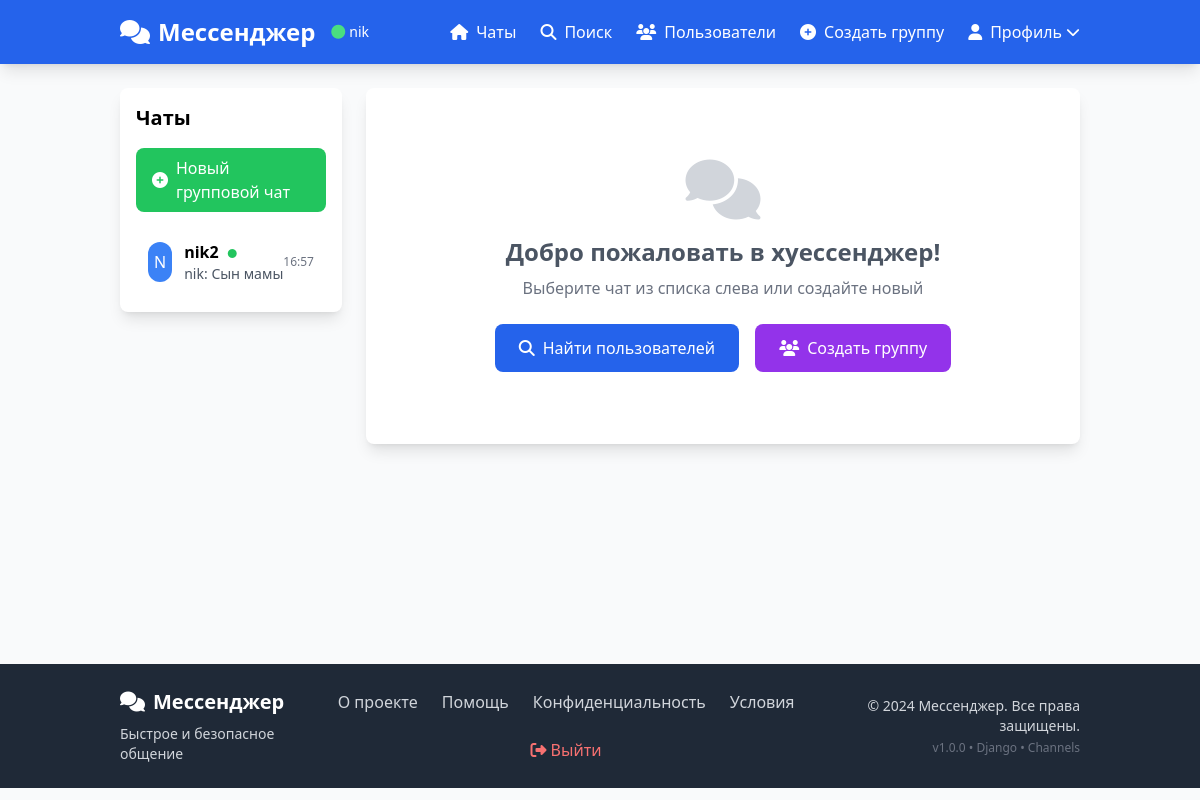
/ (signed in), run on an earlier commit of the app's database.
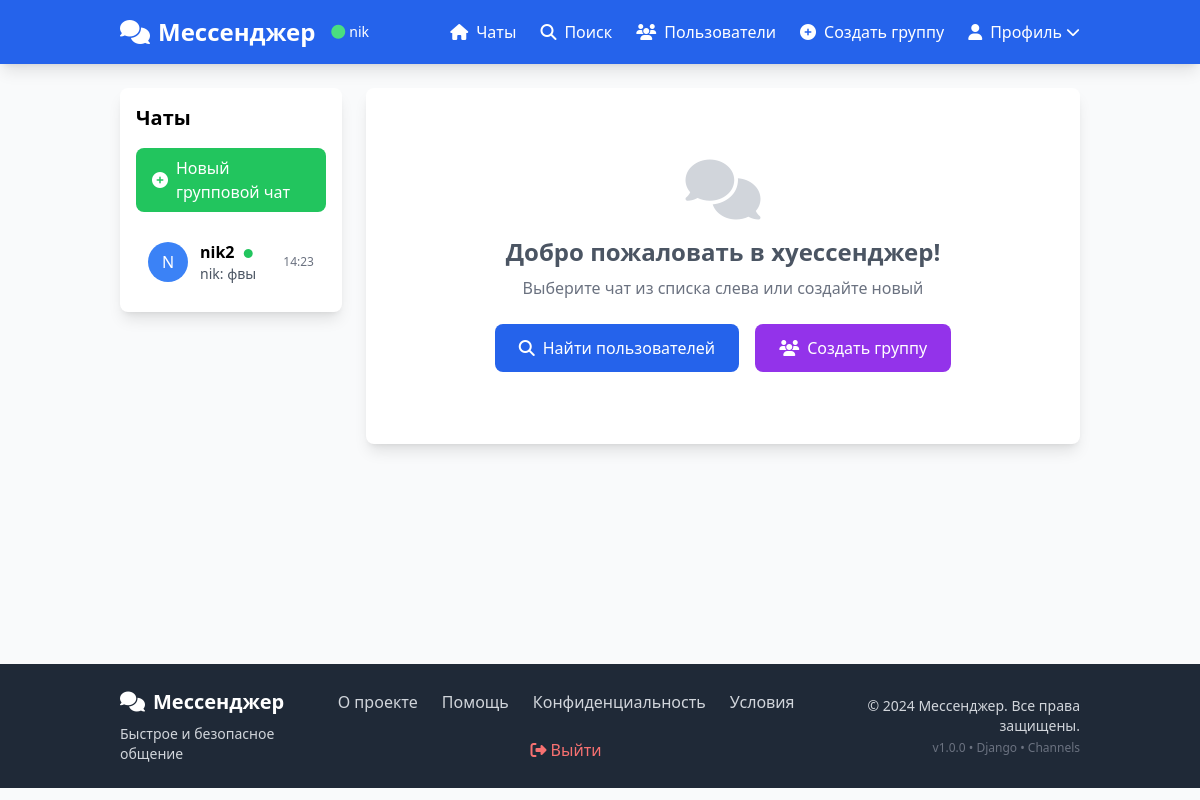
And on a later commit of the database.
### messenger/models.py (models this page shows, shortened)
class ChatRoom(models.Model):
    name = models.CharField(
        max_length=255,
        blank=True,
        null=True,
        verbose_name="Название чата"
    )
    participants = models.ManyToManyField(
        settings.AUTH_USER_MODEL,
        related_name='chatrooms'
    )
    is_group = models.BooleanField(
        default=False,
        verbose_name="Групповой чат"
    )
    created_at = models.DateTimeField(
        auto_now_add=True
    )
    updated_at = models.DateTimeField(
        auto_now=True
    )
    total_media_files = models.IntegerField(
        default=0,
        verbose_name="Всего медиафайлов"
    )
    last_media_upload = models.DateTimeField(
        null=True,
        blank=True,
        verbose_name="Последняя загрузка медиа"
    )
    class Meta:
        verbose_name = "Чат"
        verbose_name_plural = "Чаты"

class Message(models.Model):
    chat = models.ForeignKey(
        ChatRoom,
        on_delete=models.CASCADE,
        related_name='messages'
    )
    sender = models.ForeignKey(
        settings.AUTH_USER_MODEL,
        on_delete=models.CASCADE,
        related_name='sent_messages'
    )
    content = models.TextField(
        blank=True,
        verbose_name="Текст сообщения"
    )
    media_file = models.ForeignKey(
        MediaFile,
        on_delete=models.SET_NULL,
        null=True,
        blank=True,
        related_name='messages'
    )
    timestamp = models.DateTimeField(
        auto_now_add=True
    )
    read_by = models.ManyToManyField(
        settings.AUTH_USER_MODEL,
        related_name='read_messages',
        blank=True
    )
    is_read = models.BooleanField(
        default=False,
        verbose_name="Прочитано"
    )
    is_edited = models.BooleanField(
        default=False,
        verbose_name="Редактировано"
    )
    edited_at = models.DateTimeField(
        null=True,
        blank=True,
        verbose_name="Время редактирования"
    )
    MESSAGE_TYPES = [
        ('text', 'Текстовое'),
        ('image', 'Изображение'),
        ('video', 'Видео'),
        ('audio', 'Аудио'),
        ('document', 'Документ'),
        ('voice', 'Голосовое'),
    ]
    message_type = models.CharField(
        max_length=10,
        choices=MESSAGE_TYPES,
        default='text',
        verbose_name="Тип сообщения"
    )
    class Meta:
        verbose_name = "Сообщение"
        verbose_name_plural = "Сообщения"
        ordering = ['timestamp']
        indexes = [
            models.Index(fields=['chat', 'timestamp']),
            models.Index(fields=['sender', 'timestamp']),
            models.Index(fields=['message_type', 'timestamp']),
        ]

### accounts/models.py (models this page shows, shortened)
class CustomUser(AbstractUser):
    bio = models.TextField(blank=True, null=True, verbose_name="О себе")
    avatar = models.ImageField(upload_to='avatars/', blank=True, null=True, verbose_name="Аватар")
    online = models.BooleanField(default=False, verbose_name="Онлайн")
    last_seen = models.DateTimeField(auto_now=True, verbose_name="Последний раз в сети")
    groups = models.ManyToManyField(
        'auth.Group',
        verbose_name='groups',
        blank=True,
        help_text='The groups this user belongs to. A user will get all permissions granted to each of their groups.',
        related_name="customuser_set",
        related_query_name="customuser",
    )
    user_permissions = models.ManyToManyField(
        'auth.Permission',
        verbose_name='user permissions',
        blank=True,
        help_text='Specific permissions for this user.',
        related_name="customuser_set",
        related_query_name="customuser",
    )
    class Meta:
        verbose_name = "Пользователь"
        verbose_name_plural = "Пользователи"

### messenger/views.py (the view)
# urls.py: path('', views.chat_list, name='chat_list'),
@login_required
def chat_list(request):
    chats = ChatRoom.objects.filter(participants=request.user).annotate(
        last_message_time=Max('messages__timestamp')
    ).order_by('-last_message_time', '-updated_at')
    return render(request, 'messenger/chat_list.html', {'chats': chats})

### templates/messenger/chat_list.html (shortened to what the changed rows need)
{% extends 'base.html' %}
{% block content %}
<div class="grid grid-cols-4 gap-6">
    <div class="col-span-1">
        <div class="bg-white rounded-lg shadow-lg p-4 chat-list">
            <h2 class="text-xl font-bold mb-4">Чаты</h2>
            <div class="space-y-3">
                {% for chat in chats %}
                <a href="{% url 'chat_detail' chat.id %}"
                   class="block p-3 rounded-lg hover:bg-blue-50 {% if request.resolver_match.kwargs.chat_id == chat.id %}bg-blue-100 border-l-4 border-blue-500{% endif %}">
                    <div class="flex items-center">
                        {% if chat.is_group %}
                        <div class="w-10 h-10 rounded-full bg-purple-500 text-white flex items-center justify-center mr-3">
                            <i class="fas fa-users"></i>
                        </div>
                        {% else %}
                        {% for participant in chat.participants.all %}
                        {% if participant != user %}
                        {% if participant.avatar %}
                        <img src="{{ participant.avatar.url }}" alt="{{ participant.username }}"
                             class="w-10 h-10 rounded-full mr-3">
                        {% else %}
                        <div class="w-10 h-10 rounded-full bg-blue-500 text-white flex items-center justify-center mr-3">
                            {{ participant.username|first|upper }}
                        </div>
                        {% endif %}
                        {% endif %}
                        {% endfor %}
                        {% endif %}
                        <div class="flex-grow">
                            <div class="font-semibold">
                                {% if chat.is_group %}
                                    {{ chat.name|default:"Групповой чат" }}
                                {% else %}
                                    {% for participant in chat.participants.all %}
                                        {% if participant != user %}
                                            {{ participant.username }}
                                            {% if participant.online %}
                                            <span class="text-green-500 ml-1 text-xs">●</span>
                                            {% endif %}
                                        {% endif %}
                                    {% endfor %}
                                {% endif %}
                            </div>
                            {% if chat.messages.last %}
                            <div class="text-sm text-gray-600 truncate">
                                {{ chat.messages.last.sender.username }}: {{ chat.messages.last.content|truncatechars:30 }}
                            </div>
                            {% endif %}
                        </div>
                        {% if chat.messages.last %}
                        <div class="text-xs text-gray-500">
                            {{ chat.messages.last.timestamp|date:"H:i" }}
                        </div>
                        {% endif %}
                    </div>
                </a>
                {% endfor %}
            </div>
        </div>
    </div>
</div>
{% endblock %}

What changed in the data, as far as the page shows it:
changed ChatRoom "nik": messages.last.content "Сын мамы" → "фвы"; messages.last.timestamp "16:57" → "14:23"
